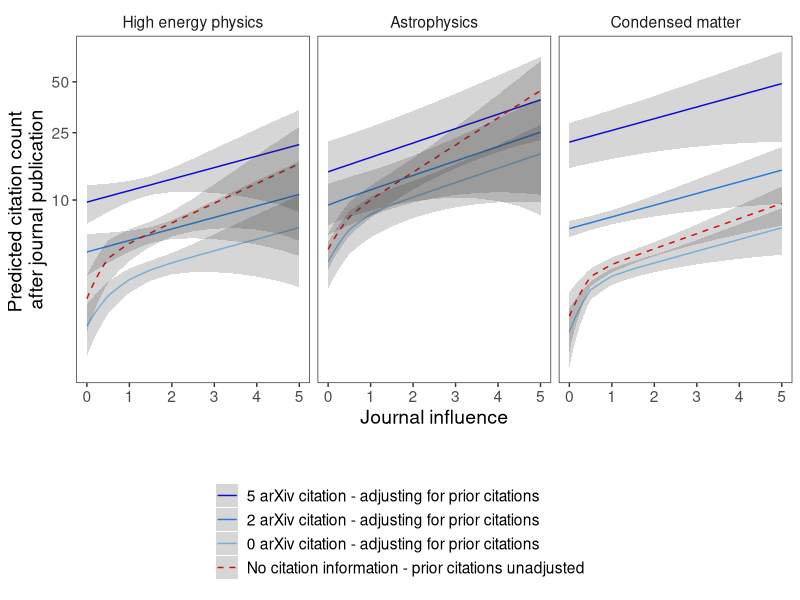
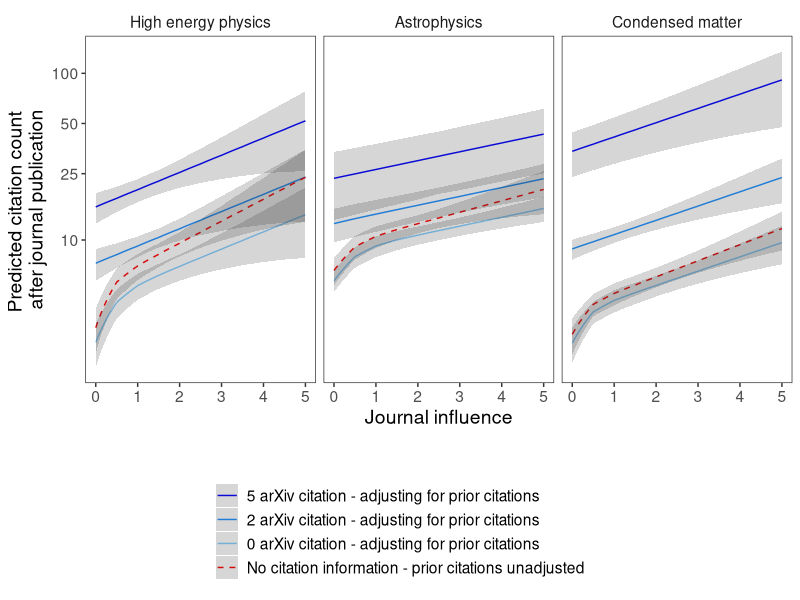
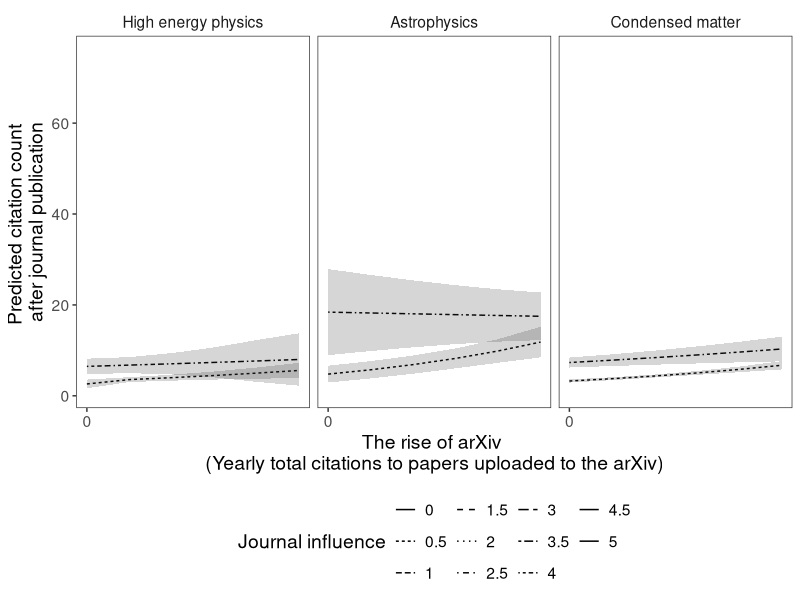
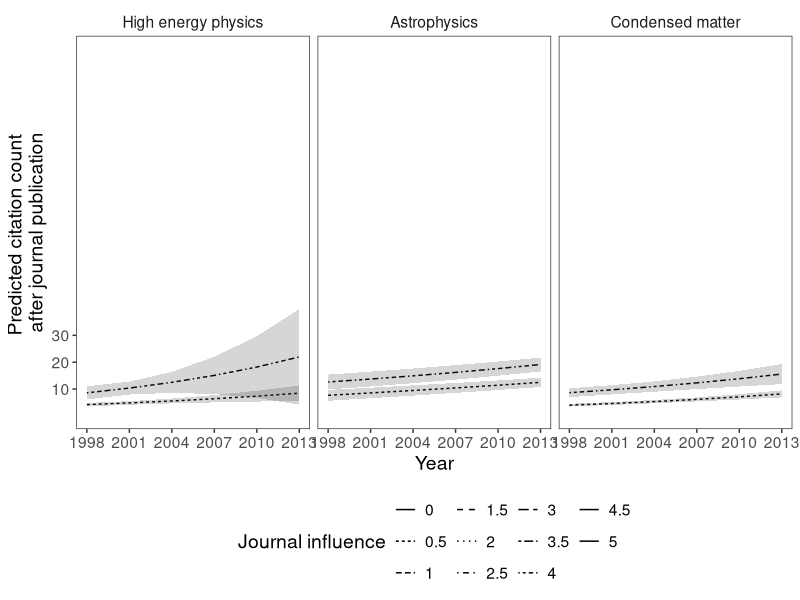

R code for these plots, in order:
library(dplyr)
library(ggplot2)
library(gridExtra)
library(ggpubr)
library(grid)
library(reshape2)

g_legend<-function(a.gplot){
  tmp <- ggplot_gtable(ggplot_build(a.gplot))
  leg <- which(sapply(tmp$grobs, function(x) x$name) == "guide-box")
  legend <- tmp$grobs[[leg]]
  return(legend)}

# Model fit # Choose either file depending on the graph. 
g1 <- read.csv("arxiv_analysis_v2_year.csv", head=T)
g2 <- read.csv("arxiv_analysis_v2_year_m6.csv", head=T)
g <- rbind(g1, g2)

g <- g %>%
  mutate(before_n = ifelse(!is.na(before_n), before_n, "No info")) %>%
  mutate(before_n = factor(before_n, levels=c("5", "2", "0", "No info"),
                           labels=c("5 arXiv citation - adjusting for prior citations",
                                    "2 arXiv citation - adjusting for prior citations", 
                                    "0 arXiv citation - adjusting for prior citations",
                                    "No citation information - prior citations unadjusted" 
                                    ))) %>%
  mutate(discipline = factor(discipline, levels=c("hep-ph", "astro", "cond"),
                             labels=c("High energy physics", "Astrophysics", "Condensed matter")))
  
## Draw graphs
p1_m6 <- 
  g %>% filter(model != "m3" & month == "m6") %>%
  ggplot(., aes(x=AI, y=yhat, ymin=lb, ymax=ub, group=before_n, col=before_n, linetype=before_n)) +
  geom_line() +
  geom_ribbon(linetype=0, alpha=0.2) +
  theme_bw() +
  labs(x="Journal influence", 
       y="Predicted citation count \nafter journal publication",
       color="",
       linetype="") +
  theme(text = element_text(size=14), 
        panel.grid.minor = element_blank(),
        panel.grid.major = element_blank(),
        panel.background = element_blank(),
        strip.background = element_blank(),
        legend.position = "bottom",
        legend.direction = "vertical") +
  scale_color_manual(values=c("blue", "dodgerblue1", "skyblue1", "Red")) +
  scale_linetype_manual(values=c("solid", "solid", "solid", "dashed")) +
  scale_x_continuous(breaks=c(0, 1, 2, 3, 4, 5),
                     labels=c(0, 1, 2, 3, 4, 5)) +
  scale_y_continuous(breaks=c(10, 25, 50, 100),
                     labels=c(10, 25, 50, 100)) +
  coord_trans(y="log") +
  facet_wrap(~discipline)

mylegend<-g_legend(p1_m6)

p1_m6 <- grid.arrange(
  p1_m6 + theme(legend.position="none"),
  mylegend, 
  heights=c(8,3))

ggsave(p1_m6, file="q1_year_more6_data.pdf", width=8, height=5)


p1_full <- 
  g %>% filter(model != "m3" & month == "full") %>%
  ggplot(., aes(x=AI, y=yhat, ymin=lb, ymax=ub, group=before_n, col=before_n, linetype=before_n)) +
  geom_line() +
  geom_ribbon(linetype=0, alpha=0.2) +
  theme_bw() +
  labs(x="Journal influence", 
       y="Predicted citation count \nafter journal publication",
       color="",
       linetype="") +
  theme(text = element_text(size=14), 
        panel.grid.minor = element_blank(),
        panel.grid.major = element_blank(),
        panel.background = element_blank(),
        strip.background = element_blank(),
        legend.position = "bottom",
        legend.direction = "vertical") +
  scale_color_manual(values=c("blue", "dodgerblue1", "skyblue1", "Red")) +
  scale_linetype_manual(values=c("solid", "solid", "solid", "dashed")) +
  scale_x_continuous(breaks=c(0, 1, 2, 3, 4, 5),
                     labels=c(0, 1, 2, 3, 4, 5)) +
  scale_y_continuous(breaks=c(10, 25, 50, 100),
                     labels=c(10, 25, 50, 100)) +
  coord_trans(y="log") +
  facet_wrap(~discipline)

mylegend<-g_legend(p1_full)

p1_full <- grid.arrange(
  p1_full + theme(legend.position="none"),
  mylegend, 
  heights=c(8,3))

ggsave(p1_full, file="q1_year_full_data.pdf", width=8, height=5)

## Answer for question 2
#g <- g[-which(g$discipline=="Astrophysics" & g$model=="m3" & g$month=="m6" & g$yhat==32.382380),]

p3_m6 <-
  g %>% filter(month == "m6") %>%
  ggplot(., aes(x=cite_n, y=yhat, ymin=lb, ymax=ub, group=as.factor(AI), linetype=as.factor(AI))) +
  geom_line() +
  geom_ribbon(linetype=0, alpha=0.2) +
  theme_bw() +
  labs(x="The rise of arXiv \n(Yearly total citations to papers uploaded to the arXiv)",
       y="Predicted citation count \nafter journal publication",
       linetype="Journal influence"
  ) +
  theme(text = element_text(size=14), 
        panel.grid.minor = element_blank(),
        panel.grid.major = element_blank(),
        panel.background = element_blank(),
        strip.background = element_blank(),
        legend.position = "bottom",
        legend.direction = "horizontal") +
  scale_x_continuous(breaks=c(0, 31.6, 44.7, 54.77),
                     labels=c(0, 1000, 2000, 3000)) +
  facet_wrap(~discipline) 
ggsave(p3_m6, file="q2_year_more6_data.pdf", width=8, height=4)

p3_full <- 
  g %>% filter(month == "full") %>%
  ggplot(., aes(x=cite_n, y=yhat, ymin=lb, ymax=ub, group=as.factor(AI), linetype=as.factor(AI))) +
  geom_line() +
  geom_ribbon(linetype=0, alpha=0.2) +
  theme_bw() +
  labs(x="Year",
       y="Predicted citation count \nafter journal publication",
       linetype="Journal influence"
  ) +
  theme(text = element_text(size=14), 
        panel.grid.minor = element_blank(),
        panel.grid.major = element_blank(),
        panel.background = element_blank(),
        strip.background = element_blank(),
        legend.position = "bottom",
        legend.direction = "horizontal") +
  scale_x_continuous(breaks=c(0, 3, 6, 9, 12, 15),
                     labels=c(1998, 2001, 2004, 2007, 2010, 2013)) +
  scale_y_continuous(breaks=c(10, 20, 30),
                     labels=c(10, 20, 30)) +
  #coord_trans(y="log") +
  facet_wrap(~discipline) 
ggsave(p3_full, file="q2_year_full_data.pdf", width=9.5, height=4)



